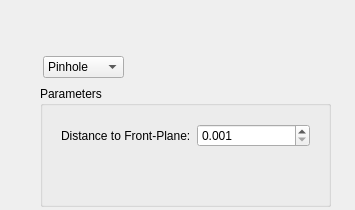
<?xml version="1.0" encoding="UTF-8"?>
<ui version="4.0">
 <class>CameraWidget</class>
 <widget class="QWidget" name="CameraWidget">
  <property name="geometry">
   <rect>
    <x>0</x>
    <y>0</y>
    <width>355</width>
    <height>210</height>
   </rect>
  </property>
  <property name="windowTitle">
   <string>Form</string>
  </property>
  <layout class="QVBoxLayout" name="verticalLayout" stretch="0,1">
   <property name="margin">
    <number>0</number>
   </property>
   <item>
    <widget class="StashFrame" name="stashFrame">
     <property name="frameShape">
      <enum>QFrame::StyledPanel</enum>
     </property>
     <property name="frameShadow">
      <enum>QFrame::Raised</enum>
     </property>
    </widget>
   </item>
   <item>
    <widget class="QFrame" name="frame_2">
     <widget class="QComboBox" name="cameraKind">
      <property name="geometry">
       <rect>
        <x>43</x>
        <y>50</y>
        <width>81</width>
        <height>22</height>
       </rect>
      </property>
      <item>
       <property name="text">
        <string comment="pinhole">Pinhole</string>
       </property>
      </item>
      <item>
       <property name="text">
        <string comment="cylindrical">Cylindrical</string>
       </property>
      </item>
      <item>
       <property name="text">
        <string comment="cubemapface">Cubemap-Face</string>
       </property>
      </item>
     </widget>
     <widget class="QGroupBox" name="groupBox">
      <property name="geometry">
       <rect>
        <x>40</x>
        <y>80</y>
        <width>291</width>
        <height>121</height>
       </rect>
      </property>
      <property name="title">
       <string>Parameters</string>
      </property>
      <layout class="QVBoxLayout" name="verticalLayout_2">
       <item>
        <widget class="QStackedWidget" name="stackedWidget">
         <property name="currentIndex">
          <number>0</number>
         </property>
         <widget class="QWidget" name="pinholeWidget">
          <layout class="QFormLayout" name="formLayout">
           <item row="0" column="0">
            <widget class="QLabel" name="label">
             <property name="text">
              <string>Distance to Front-Plane:</string>
             </property>
            </widget>
           </item>
           <item row="0" column="1">
            <widget class="QDoubleSpinBox" name="pinholeFrontPlaneDistance">
             <property name="decimals">
              <number>3</number>
             </property>
             <property name="minimum">
              <double>0.001000000000000</double>
             </property>
             <property name="maximum">
              <double>99999999.000000000000000</double>
             </property>
             <property name="singleStep">
              <double>0.100000000000000</double>
             </property>
            </widget>
           </item>
          </layout>
         </widget>
         <widget class="QWidget" name="cylindricalWidget">
          <layout class="QFormLayout" name="formLayout_2">
           <item row="0" column="0">
            <widget class="QLabel" name="label_2">
             <property name="text">
              <string>Distance to Front-Plane:</string>
             </property>
            </widget>
           </item>
           <item row="0" column="1">
            <widget class="QDoubleSpinBox" name="cylindricalFrontPlaneDistance">
             <property name="decimals">
              <number>3</number>
             </property>
             <property name="minimum">
              <double>0.001000000000000</double>
             </property>
             <property name="maximum">
              <double>99999999.000000000000000</double>
             </property>
             <property name="singleStep">
              <double>0.100000000000000</double>
             </property>
            </widget>
           </item>
          </layout>
         </widget>
         <widget class="QWidget" name="cubemapFaceWidget">
          <layout class="QFormLayout" name="formLayout_3">
           <item row="0" column="0">
            <widget class="QLabel" name="label_3">
             <property name="text">
              <string>Face:</string>
             </property>
            </widget>
           </item>
           <item row="0" column="1">
            <widget class="QComboBox" name="cubemapFace">
             <item>
              <property name="text">
               <string>Forward</string>
              </property>
             </item>
             <item>
              <property name="text">
               <string>Backward</string>
              </property>
             </item>
             <item>
              <property name="text">
               <string>Left</string>
              </property>
             </item>
             <item>
              <property name="text">
               <string>Right</string>
              </property>
             </item>
             <item>
              <property name="text">
               <string>Down</string>
              </property>
             </item>
             <item>
              <property name="text">
               <string>Up</string>
              </property>
             </item>
            </widget>
           </item>
          </layout>
         </widget>
        </widget>
       </item>
      </layout>
     </widget>
    </widget>
   </item>
  </layout>
 </widget>
 <customwidgets>
  <customwidget>
   <class>StashFrame</class>
   <extends>QFrame</extends>
   <header>stashframe.h</header>
   <container>1</container>
  </customwidget>
 </customwidgets>
 <resources/>
 <connections/>
</ui>
